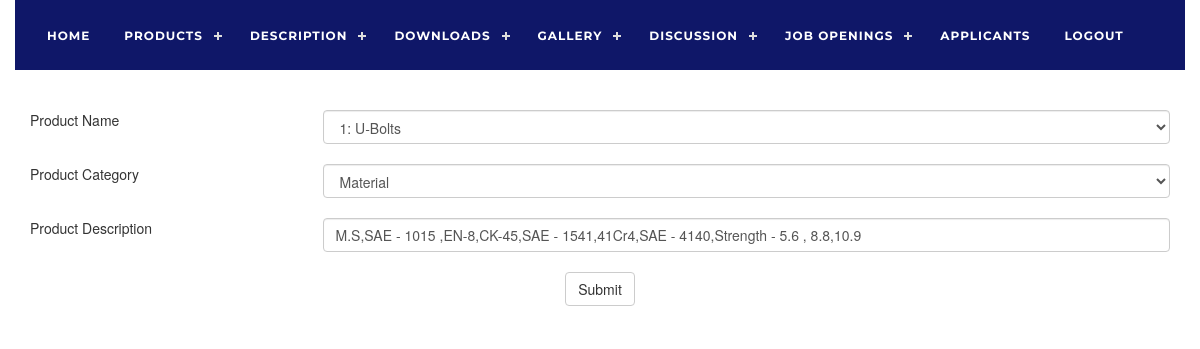
Screenshot of /admin/admin_index.php?a=edit1_pdi&iv=M.S,SAE - 1015 ,EN-8,CK-45,SAE - 1541,41Cr4,SAE - 4140,Strength - 5.6 , 8.8,10.9&id=4 (signed in) with the database file from the repository.
### tables this page shows
CREATE TABLE `product_item` (
  `item_id` int(100) NOT NULL auto_increment,
  `p_id` varchar(100) NOT NULL,
  `desc_id` varchar(100) NOT NULL,
  `item_value` varchar(20000) NOT NULL,
  PRIMARY KEY  (`item_id`)
);

CREATE TABLE `product_master` (
  `p_id` int(100) NOT NULL auto_increment,
  `p_name` varchar(100) NOT NULL,
  `p_title` varchar(1000) NOT NULL,
  `img1` varchar(2000) NOT NULL,
  `img2` varchar(2000) NOT NULL,
  `img3` varchar(2000) NOT NULL,
  `img4` varchar(2000) NOT NULL,
  `img5` varchar(2000) NOT NULL,
  PRIMARY KEY  (`p_id`)
);

CREATE TABLE `prod_desc_master` (
  `desc_id` int(100) NOT NULL auto_increment,
  `p_id` varchar(100) NOT NULL,
  `desc_item` varchar(100) NOT NULL,
  PRIMARY KEY  (`desc_id`)
);

### admin/edit1_pdi.php (the view, shortened to what this page needs)
<?php
$iv=$_REQUEST['iv'];
$id=$_REQUEST['id'];
$str2=mysql_fetch_array(mysql_query("select * from product_item where item_id='$id' and item_value='$iv'"));
$str=mysql_query("select * from product_master");
$str1=mysql_query("select * from prod_desc_master");
?>
<head>
</head>
<div class="container">
<div class="row">
<br>
<br>
<form class="form-group" action="edit2_pdi.php" method="post" name="myForm"  onsubmit="return(validate());">
<div class="col-lg-3">
Product Name
</div>
<div class="col-lg-9">
<select name="p_id" class="form-control">
<?php
while($row=mysql_fetch_array($str))
{
echo "<option value='$row[p_id]'";
if($str2[p_id]==$row[p_id])
echo "selected=selected";
echo ">$row[p_id]: $row[p_name]
</option>";
}
?>
</select>
<br>
</div>
<div class="col-lg-3">
Product Category
</div>
<div class="col-lg-9">
<select name="desc_id" class="form-control">
<?php
while($row1=mysql_fetch_array($str1))
{
echo "<option value='$row1[desc_id]' ";
if($str2[desc_id]==$row1[desc_id])
echo "selected=selected";
echo ">$row1[desc_item]</option>";
}
?>
</select>
<br>
</div>
<div class="col-lg-3">
Product Description
</div>
<div class="col-lg-9">
<input type="text"  class="form-control" name="item_value" value="<?php echo $str2[item_value]  ?>"><br>
</div>
<input type="submit" class="btn btn-default center-block">
</form>
</div>
</div>

### rows the page displays
product_item: p_id "1: U-Bolts", desc_id "Material", item_value "M.S,SAE - 1015 ,EN-8,CK-45,SAE - 1541,41Cr4,SAE - 4140,Strength - 5.6 , 8.8,10.9"
